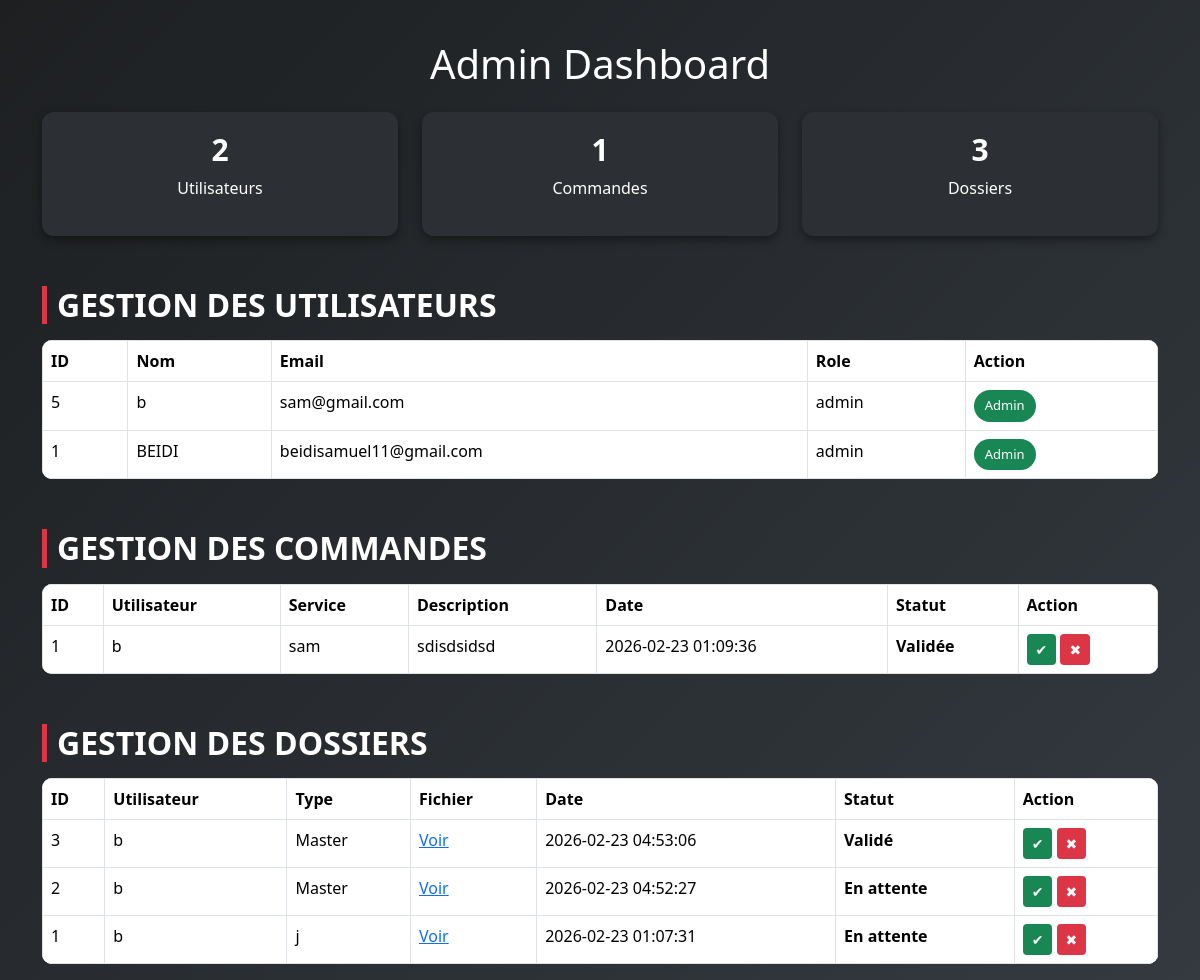
Page /admin/dashboard.php (signed in) on the committed database.
### tables this page shows
CREATE TABLE `users` (
  `id` int(11) NOT NULL,
  `nom` varchar(100) DEFAULT NULL,
  `email` varchar(100) DEFAULT NULL,
  `password` varchar(255) DEFAULT NULL,
  `role` varchar(20) DEFAULT 'user',
  `created_at` timestamp NOT NULL DEFAULT current_timestamp()
);

CREATE TABLE `commandes` (
  `id` int(11) NOT NULL,
  `user_id` int(11) DEFAULT NULL,
  `service` varchar(150) DEFAULT NULL,
  `description` text DEFAULT NULL,
  `statut` varchar(50) DEFAULT 'En attente',
  `created_at` timestamp NOT NULL DEFAULT current_timestamp()
);

CREATE TABLE `demandes_dossier` (
  `id` int(11) NOT NULL,
  `user_id` int(11) DEFAULT NULL,
  `type_dossier` varchar(100) DEFAULT NULL,
  `document` varchar(255) DEFAULT NULL,
  `statut` varchar(50) DEFAULT 'En attente',
  `created_at` timestamp NOT NULL DEFAULT current_timestamp()
);

### admin/dashboard.php (the view, shortened to what this page needs)
<?php
include("../config/db.php");
?>
<!DOCTYPE html>
<html>
<head>
<link href="https://cdn.jsdelivr.net/npm/bootstrap@5.3.2/dist/css/bootstrap.min.css" rel="stylesheet">
</head>
<body>
<div class="container">
<h1 class="text-center mb-4">Admin Dashboard</h1>
<?php
$totalUsers = $conn->query("SELECT COUNT(*) as total FROM users")->fetch_assoc()['total'];
$totalCmd = $conn->query("SELECT COUNT(*) as total FROM commandes")->fetch_assoc()['total'];
$totalDos = $conn->query("SELECT COUNT(*) as total FROM demandes_dossier")->fetch_assoc()['total'];
?>
<div class="row text-center">
<div class="col-md-4">
    <div class="card-box">
        <h3><?= $totalUsers ?></h3>
        <p>Utilisateurs</p>
    </div>
</div>
<div class="col-md-4">
    <div class="card-box">
        <h3><?= $totalCmd ?></h3>
        <p>Commandes</p>
    </div>
</div>
<div class="col-md-4">
    <div class="card-box">
        <h3><?= $totalDos ?></h3>
        <p>Dossiers</p>
    </div>
</div>
</div>
<h2 class="section-title">Gestion des utilisateurs</h2>
<table class="table table-bordered mt-3">
<thead>
<tr>
<th>ID</th>
<th>Nom</th>
<th>Email</th>
<th>Role</th>
<th>Action</th>
</tr>
</thead>
<tbody>
<?php
$users = $conn->query("SELECT * FROM users ORDER BY id DESC");
while($u = $users->fetch_assoc()){
$btnClass = ($u['role']=="admin") ? "btn-role-admin" : "btn-role-user";
$btnText = ($u['role']=="admin") ? "Admin" : "User";
echo "
<tr>
<td>{$u['id']}</td>
<td>{$u['nom']}</td>
<td>{$u['email']}</td>
<td>{$u['role']}</td>
<td>
<a href='?change_role={$u['id']}'
onclick='return confirm(\"Changer le rôle ?\")'
class='btn btn-custom $btnClass'>
$btnText
</a>
</td>
</tr>";
}
?>
</tbody>
</table>
<h2 class="section-title">Gestion des Commandes</h2>
<table class="table table-bordered mt-3">
<thead>
<tr>
<th>ID</th>
<th>Utilisateur</th>
<th>Service</th>
<th>Description</th>
<th>Date</th>
<th>Statut</th>
<th>Action</th>
</tr>
</thead>
<tbody>
<?php
$cmd = $conn->query("SELECT commandes.*, users.nom
                     FROM commandes
                     JOIN users ON commandes.user_id = users.id
                     ORDER BY commandes.id DESC");
while($c = $cmd->fetch_assoc()){
$status = $c['statut'] ?? "En attente";
$class="status-wait";
if($status=="Validée") $class="status-valid";
echo "
<tr>
<td>{$c['id']}</td>
<td>{$c['nom']}</td>
<td>{$c['service']}</td>
<td>{$c['description']}</td>
<td>{$c['created_at']}</td>
<td class='$class'>$status</td>
<td>
<a href='?validate_commande={$c['id']}'
class='btn btn-sm btn-validate'
onclick='return confirm(\"Valider cette commande ?\")'>✔</a>
<a href='?reject_commande={$c['id']}'
class='btn btn-sm btn-reject'
onclick='return confirm(\"Rejeter cette commande ?\")'>✖</a>
</td>
</tr>";
}
?>
</tbody>
</table>
<h2 class="section-title">Gestion des Dossiers</h2>
<table class="table table-bordered mt-3">
<thead>
<tr>
<th>ID</th>
<th>Utilisateur</th>
<th>Type</th>
<th>Fichier</th>
<th>Date</th>
<th>Statut</th>
<th>Action</th>
</tr>
</thead>
<tbody>
<?php
$dos = $conn->query("SELECT demandes_dossier.*, users.nom
                     FROM demandes_dossier
                     JOIN users ON demandes_dossier.user_id = users.id
                     ORDER BY demandes_dossier.id DESC");
while($d = $dos->fetch_assoc()){
$status = $d['statut'] ?? "En attente";
$class="status-wait";
if($status=="Validé") $class="status-valid";
echo "
<tr>
<td>{$d['id']}</td>
<td>{$d['nom']}</td>
<td>{$d['type_dossier']}</td>
<td><a href='{$d['document']}' target='_blank'>Voir</a></td>
<td>{$d['created_at']}</td>
<td class='$class'>$status</td>
<td>
<a href='?validate_dossier={$d['id']}'
class='btn btn-sm btn-validate'
onclick='return confirm(\"Valider ce dossier ?\")'>✔</a>
<a href='?reject_dossier={$d['id']}'
class='btn btn-sm btn-reject'
onclick='return confirm(\"Rejeter ce dossier ?\")'>✖</a>
</td>
</tr>";
}
?>
</tbody>
</table>
</div>
</body>
</html>

### admin/dashboard.php (style rules this page uses)
body { background: linear-gradient(135deg,#1d1f21,#343a40); font-family: 'Segoe UI'; color:#fff; }
.container { margin-top:40px; }
.card-box { background:#2c3034; padding:20px; border-radius:12px; box-shadow:0 4px 10px rgba(0,0,0,0.4); text-align:center; transition:0.3s; }
.card-box h3 { font-size:30px; font-weight:bold; }
.section-title { margin-top:50px; border-left:5px solid #dc3545; padding-left:10px; text-transform:uppercase; font-weight:bold; }
.table { background:#fff; color:#000; border-radius:10px; overflow:hidden; }
.table thead { background:#212529; color:#fff; }
.btn-custom { padding:5px 10px; border-radius:20px; font-size:13px; transition:0.3s; }
.btn-role-admin { background:#198754; color:#fff; }
.btn-validate { background:#198754; color:#fff; }
.btn-reject { background:#dc3545; color:#fff; }
.status-valid { color:green; font-weight:bold; }
.status-wait { color:orange; font-weight:bold; }

### rows in the picture
users: id "5", nom "b", email "sam@gmail.com", role "admin", role "Admin"
users: id "1", nom "BEIDI", email "beidisamuel11@gmail.com", role "admin", role "Admin"
commandes: id "1", user.nom "b", service "sam", description "sdisdsidsd", created_at "2026-02-23 01:09:36", statut "Validée"
demandes_dossier: id "3", user.nom "b", type_dossier "Master", created_at "2026-02-23 04:53:06", statut "Validé"
demandes_dossier: id "2", user.nom "b", type_dossier "Master", created_at "2026-02-23 04:52:27", statut "En attente"
demandes_dossier: id "1", user.nom "b", type_dossier "j", created_at "2026-02-23 01:07:31", statut "En attente"

### other values in the picture
$totalUsers "2"
$totalCmd "1"
$totalDos "3"
